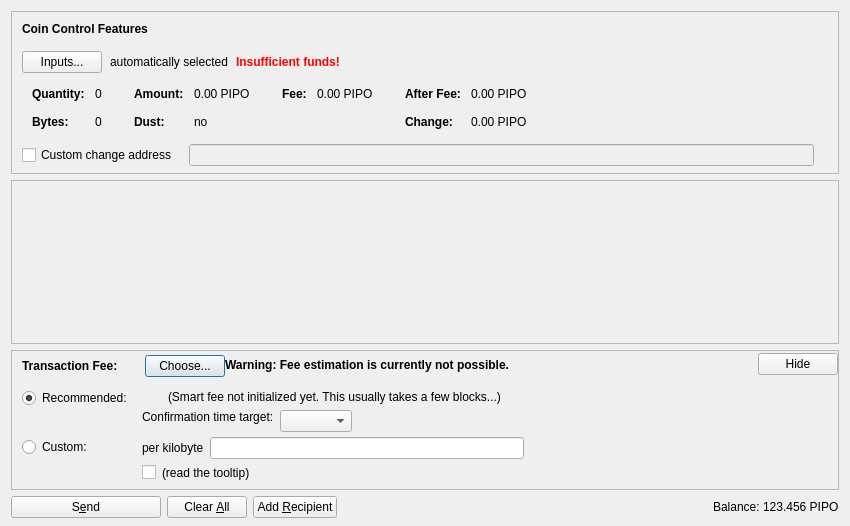
<?xml version="1.0" encoding="UTF-8"?>
<ui version="4.0">
 <class>SendCoinsDialog</class>
 <widget class="QDialog" name="SendCoinsDialog">
  <property name="geometry">
   <rect>
    <x>0</x>
    <y>0</y>
    <width>850</width>
    <height>526</height>
   </rect>
  </property>
  <property name="windowTitle">
   <string>Send Coins</string>
  </property>
  <layout class="QVBoxLayout" name="verticalLayout" stretch="0,1,0,0">
   <property name="bottomMargin">
    <number>8</number>
   </property>
   <item>
    <widget class="QFrame" name="frameCoinControl">
     <property name="sizePolicy">
      <sizepolicy hsizetype="Expanding" vsizetype="Expanding">
       <horstretch>0</horstretch>
       <verstretch>0</verstretch>
      </sizepolicy>
     </property>
     <property name="maximumSize">
      <size>
       <width>16777215</width>
       <height>16777215</height>
      </size>
     </property>
     <property name="frameShape">
      <enum>QFrame::StyledPanel</enum>
     </property>
     <property name="frameShadow">
      <enum>QFrame::Sunken</enum>
     </property>
     <layout class="QVBoxLayout" name="verticalLayoutCoinControl2">
      <property name="spacing">
       <number>0</number>
      </property>
      <property name="leftMargin">
       <number>0</number>
      </property>
      <property name="topMargin">
       <number>0</number>
      </property>
      <property name="rightMargin">
       <number>0</number>
      </property>
      <property name="bottomMargin">
       <number>6</number>
      </property>
      <item>
       <layout class="QVBoxLayout" name="verticalLayoutCoinControl" stretch="0,0,0,0,1">
        <property name="spacing">
         <number>0</number>
        </property>
        <property name="leftMargin">
         <number>10</number>
        </property>
        <property name="topMargin">
         <number>10</number>
        </property>
        <item>
         <layout class="QHBoxLayout" name="horizontalLayoutCoinControl1">
          <property name="bottomMargin">
           <number>15</number>
          </property>
          <item>
           <widget class="QLabel" name="labelCoinControlFeatures">
            <property name="sizePolicy">
             <sizepolicy hsizetype="Preferred" vsizetype="Maximum">
              <horstretch>0</horstretch>
              <verstretch>0</verstretch>
             </sizepolicy>
            </property>
            <property name="font">
             <font>
              <weight>75</weight>
              <bold>true</bold>
             </font>
            </property>
            <property name="styleSheet">
             <string notr="true">font-weight:bold;</string>
            </property>
            <property name="text">
             <string>Coin Control Features</string>
            </property>
           </widget>
          </item>
         </layout>
        </item>
        <item>
         <layout class="QHBoxLayout" name="horizontalLayoutCoinControl2" stretch="0,0,0,0">
          <property name="spacing">
           <number>8</number>
          </property>
          <property name="bottomMargin">
           <number>10</number>
          </property>
          <item>
           <widget class="QPushButton" name="pushButtonCoinControl">
            <property name="styleSheet">
             <string notr="true"/>
            </property>
            <property name="text">
             <string>Inputs...</string>
            </property>
            <property name="autoDefault">
             <bool>false</bool>
            </property>
           </widget>
          </item>
          <item>
           <widget class="QLabel" name="labelCoinControlAutomaticallySelected">
            <property name="text">
             <string>automatically selected</string>
            </property>
            <property name="margin">
             <number>5</number>
            </property>
           </widget>
          </item>
          <item>
           <widget class="QLabel" name="labelCoinControlInsuffFunds">
            <property name="font">
             <font>
              <weight>75</weight>
              <bold>true</bold>
             </font>
            </property>
            <property name="styleSheet">
             <string notr="true">color:red;font-weight:bold;</string>
            </property>
            <property name="text">
             <string>Insufficient funds!</string>
            </property>
            <property name="margin">
             <number>5</number>
            </property>
           </widget>
          </item>
          <item>
           <spacer name="horizontalSpacerCoinControl">
            <property name="orientation">
             <enum>Qt::Horizontal</enum>
            </property>
            <property name="sizeHint" stdset="0">
             <size>
              <width>40</width>
              <height>1</height>
             </size>
            </property>
           </spacer>
          </item>
         </layout>
        </item>
        <item>
         <widget class="QWidget" name="widgetCoinControl" native="true">
          <property name="sizePolicy">
           <sizepolicy hsizetype="Preferred" vsizetype="Preferred">
            <horstretch>0</horstretch>
            <verstretch>0</verstretch>
           </sizepolicy>
          </property>
          <property name="minimumSize">
           <size>
            <width>0</width>
            <height>0</height>
           </size>
          </property>
          <property name="styleSheet">
           <string notr="true"/>
          </property>
          <layout class="QHBoxLayout" name="horizontalLayoutCoinControl5">
           <property name="leftMargin">
            <number>0</number>
           </property>
           <property name="topMargin">
            <number>0</number>
           </property>
           <property name="rightMargin">
            <number>0</number>
           </property>
           <property name="bottomMargin">
            <number>0</number>
           </property>
           <item>
            <layout class="QHBoxLayout" name="horizontalLayoutCoinControl3" stretch="0,0,0,1">
             <property name="spacing">
              <number>20</number>
             </property>
             <property name="topMargin">
              <number>0</number>
             </property>
             <property name="bottomMargin">
              <number>10</number>
             </property>
             <item>
              <layout class="QFormLayout" name="formLayoutCoinControl1">
               <property name="horizontalSpacing">
                <number>10</number>
               </property>
               <property name="verticalSpacing">
                <number>14</number>
               </property>
               <property name="leftMargin">
                <number>10</number>
               </property>
               <property name="topMargin">
                <number>4</number>
               </property>
               <property name="rightMargin">
                <number>6</number>
               </property>
               <item row="0" column="0">
                <widget class="QLabel" name="labelCoinControlQuantityText">
                 <property name="font">
                  <font>
                   <weight>75</weight>
                   <bold>true</bold>
                  </font>
                 </property>
                 <property name="text">
                  <string>Quantity:</string>
                 </property>
                 <property name="margin">
                  <number>0</number>
                 </property>
                </widget>
               </item>
               <item row="0" column="1">
                <widget class="QLabel" name="labelCoinControlQuantity">
                 <property name="cursor">
                  <cursorShape>IBeamCursor</cursorShape>
                 </property>
                 <property name="contextMenuPolicy">
                  <enum>Qt::ActionsContextMenu</enum>
                 </property>
                 <property name="text">
                  <string notr="true">0</string>
                 </property>
                 <property name="margin">
                  <number>0</number>
                 </property>
                 <property name="textInteractionFlags">
                  <set>Qt::LinksAccessibleByMouse|Qt::TextSelectableByKeyboard|Qt::TextSelectableByMouse</set>
                 </property>
                </widget>
               </item>
               <item row="1" column="0">
                <widget class="QLabel" name="labelCoinControlBytesText">
                 <property name="font">
                  <font>
                   <weight>75</weight>
                   <bold>true</bold>
                  </font>
                 </property>
                 <property name="text">
                  <string>Bytes:</string>
                 </property>
                </widget>
               </item>
               <item row="1" column="1">
                <widget class="QLabel" name="labelCoinControlBytes">
                 <property name="cursor">
                  <cursorShape>IBeamCursor</cursorShape>
                 </property>
                 <property name="contextMenuPolicy">
                  <enum>Qt::ActionsContextMenu</enum>
                 </property>
                 <property name="text">
                  <string notr="true">0</string>
                 </property>
                 <property name="textInteractionFlags">
                  <set>Qt::LinksAccessibleByMouse|Qt::TextSelectableByKeyboard|Qt::TextSelectableByMouse</set>
                 </property>
                </widget>
               </item>
              </layout>
             </item>
             <item>
              <layout class="QFormLayout" name="formLayoutCoinControl2">
               <property name="horizontalSpacing">
                <number>10</number>
               </property>
               <property name="verticalSpacing">
                <number>14</number>
               </property>
               <property name="leftMargin">
                <number>6</number>
               </property>
               <property name="topMargin">
                <number>4</number>
               </property>
               <property name="rightMargin">
                <number>6</number>
               </property>
               <item row="0" column="0">
                <widget class="QLabel" name="labelCoinControlAmountText">
                 <property name="font">
                  <font>
                   <weight>75</weight>
                   <bold>true</bold>
                  </font>
                 </property>
                 <property name="text">
                  <string>Amount:</string>
                 </property>
                 <property name="margin">
                  <number>0</number>
                 </property>
                </widget>
               </item>
               <item row="0" column="1">
                <widget class="QLabel" name="labelCoinControlAmount">
                 <property name="cursor">
                  <cursorShape>IBeamCursor</cursorShape>
                 </property>
                 <property name="contextMenuPolicy">
                  <enum>Qt::ActionsContextMenu</enum>
                 </property>
                 <property name="text">
                  <string notr="true">0.00 PIPO</string>
                 </property>
                 <property name="textInteractionFlags">
                  <set>Qt::LinksAccessibleByMouse|Qt::TextSelectableByKeyboard|Qt::TextSelectableByMouse</set>
                 </property>
                </widget>
               </item>
               <item row="1" column="0">
                <widget class="QLabel" name="labelCoinControlLowOutputText">
                 <property name="font">
                  <font>
                   <weight>75</weight>
                   <bold>true</bold>
                  </font>
                 </property>
                 <property name="text">
                  <string>Dust:</string>
                 </property>
                </widget>
               </item>
               <item row="1" column="1">
                <widget class="QLabel" name="labelCoinControlLowOutput">
                 <property name="cursor">
                  <cursorShape>IBeamCursor</cursorShape>
                 </property>
                 <property name="contextMenuPolicy">
                  <enum>Qt::ActionsContextMenu</enum>
                 </property>
                 <property name="text">
                  <string notr="true">no</string>
                 </property>
                 <property name="textInteractionFlags">
                  <set>Qt::LinksAccessibleByMouse|Qt::TextSelectableByKeyboard|Qt::TextSelectableByMouse</set>
                 </property>
                </widget>
               </item>
              </layout>
             </item>
             <item>
              <layout class="QFormLayout" name="formLayoutCoinControl3">
               <property name="horizontalSpacing">
                <number>10</number>
               </property>
               <property name="verticalSpacing">
                <number>14</number>
               </property>
               <property name="leftMargin">
                <number>6</number>
               </property>
               <property name="topMargin">
                <number>4</number>
               </property>
               <property name="rightMargin">
                <number>6</number>
               </property>
               <item row="0" column="0">
                <widget class="QLabel" name="labelCoinControlFeeText">
                 <property name="font">
                  <font>
                   <weight>75</weight>
                   <bold>true</bold>
                  </font>
                 </property>
                 <property name="text">
                  <string>Fee:</string>
                 </property>
                 <property name="margin">
                  <number>0</number>
                 </property>
                </widget>
               </item>
               <item row="0" column="1">
                <widget class="QLabel" name="labelCoinControlFee">
                 <property name="cursor">
                  <cursorShape>IBeamCursor</cursorShape>
                 </property>
                 <property name="contextMenuPolicy">
                  <enum>Qt::ActionsContextMenu</enum>
                 </property>
                 <property name="text">
                  <string notr="true">0.00 PIPO</string>
                 </property>
                 <property name="textInteractionFlags">
                  <set>Qt::LinksAccessibleByMouse|Qt::TextSelectableByKeyboard|Qt::TextSelectableByMouse</set>
                 </property>
                </widget>
               </item>
              </layout>
             </item>
             <item>
              <layout class="QFormLayout" name="formLayoutCoinControl4">
               <property name="horizontalSpacing">
                <number>10</number>
               </property>
               <property name="verticalSpacing">
                <number>14</number>
               </property>
               <property name="leftMargin">
                <number>6</number>
               </property>
               <property name="topMargin">
                <number>4</number>
               </property>
               <property name="rightMargin">
                <number>6</number>
               </property>
               <item row="0" column="0">
                <widget class="QLabel" name="labelCoinControlAfterFeeText">
                 <property name="font">
                  <font>
                   <weight>75</weight>
                   <bold>true</bold>
                  </font>
                 </property>
                 <property name="text">
                  <string>After Fee:</string>
                 </property>
                 <property name="margin">
                  <number>0</number>
                 </property>
                </widget>
               </item>
               <item row="0" column="1">
                <widget class="QLabel" name="labelCoinControlAfterFee">
                 <property name="cursor">
                  <cursorShape>IBeamCursor</cursorShape>
                 </property>
                 <property name="contextMenuPolicy">
                  <enum>Qt::ActionsContextMenu</enum>
                 </property>
                 <property name="text">
                  <string notr="true">0.00 PIPO</string>
                 </property>
                 <property name="textInteractionFlags">
                  <set>Qt::LinksAccessibleByMouse|Qt::TextSelectableByKeyboard|Qt::TextSelectableByMouse</set>
                 </property>
                </widget>
               </item>
               <item row="1" column="0">
                <widget class="QLabel" name="labelCoinControlChangeText">
                 <property name="font">
                  <font>
                   <weight>75</weight>
                   <bold>true</bold>
                  </font>
                 </property>
                 <property name="text">
                  <string>Change:</string>
                 </property>
                </widget>
               </item>
               <item row="1" column="1">
                <widget class="QLabel" name="labelCoinControlChange">
                 <property name="cursor">
                  <cursorShape>IBeamCursor</cursorShape>
                 </property>
                 <property name="contextMenuPolicy">
                  <enum>Qt::ActionsContextMenu</enum>
                 </property>
                 <property name="text">
                  <string notr="true">0.00 PIPO</string>
                 </property>
                 <property name="textInteractionFlags">
                  <set>Qt::LinksAccessibleByMouse|Qt::TextSelectableByKeyboard|Qt::TextSelectableByMouse</set>
                 </property>
                </widget>
               </item>
              </layout>
             </item>
            </layout>
           </item>
          </layout>
         </widget>
        </item>
        <item>
         <layout class="QHBoxLayout" name="horizontalLayoutCoinControl4" stretch="0,0,0">
          <property name="spacing">
           <number>12</number>
          </property>
          <property name="sizeConstraint">
           <enum>QLayout::SetDefaultConstraint</enum>
          </property>
          <property name="topMargin">
           <number>5</number>
          </property>
          <property name="rightMargin">
           <number>5</number>
          </property>
          <item>
           <widget class="QCheckBox" name="checkBoxCoinControlChange">
            <property name="toolTip">
             <string>If this is activated, but the change address is empty or invalid, change will be sent to a newly generated address.</string>
            </property>
            <property name="text">
             <string>Custom change address</string>
            </property>
           </widget>
          </item>
          <item>
           <widget class="QValidatedLineEdit" name="lineEditCoinControlChange">
            <property name="enabled">
             <bool>false</bool>
            </property>
            <property name="sizePolicy">
             <sizepolicy hsizetype="Expanding" vsizetype="Fixed">
              <horstretch>0</horstretch>
              <verstretch>0</verstretch>
             </sizepolicy>
            </property>
           </widget>
          </item>
          <item>
           <widget class="QLabel" name="labelCoinControlChangeLabel">
            <property name="sizePolicy">
             <sizepolicy hsizetype="Preferred" vsizetype="Expanding">
              <horstretch>0</horstretch>
              <verstretch>0</verstretch>
             </sizepolicy>
            </property>
            <property name="minimumSize">
             <size>
              <width>0</width>
              <height>0</height>
             </size>
            </property>
            <property name="text">
             <string/>
            </property>
            <property name="margin">
             <number>3</number>
            </property>
           </widget>
          </item>
         </layout>
        </item>
        <item>
         <spacer name="verticalSpacerCoinControl">
          <property name="orientation">
           <enum>Qt::Vertical</enum>
          </property>
          <property name="sizeHint" stdset="0">
           <size>
            <width>800</width>
            <height>1</height>
           </size>
          </property>
         </spacer>
        </item>
       </layout>
      </item>
     </layout>
    </widget>
   </item>
   <item>
    <widget class="QScrollArea" name="scrollArea">
     <property name="widgetResizable">
      <bool>true</bool>
     </property>
     <widget class="QWidget" name="scrollAreaWidgetContents">
      <property name="geometry">
       <rect>
        <x>0</x>
        <y>0</y>
        <width>830</width>
        <height>104</height>
       </rect>
      </property>
      <layout class="QVBoxLayout" name="verticalLayout_2" stretch="0,1">
       <property name="leftMargin">
        <number>0</number>
       </property>
       <property name="topMargin">
        <number>0</number>
       </property>
       <property name="rightMargin">
        <number>0</number>
       </property>
       <property name="bottomMargin">
        <number>0</number>
       </property>
       <item>
        <layout class="QVBoxLayout" name="entries">
         <property name="spacing">
          <number>6</number>
         </property>
        </layout>
       </item>
       <item>
        <spacer name="verticalSpacer">
         <property name="orientation">
          <enum>Qt::Vertical</enum>
         </property>
         <property name="sizeHint" stdset="0">
          <size>
           <width>20</width>
           <height>40</height>
          </size>
         </property>
        </spacer>
       </item>
      </layout>
     </widget>
    </widget>
   </item>
   <item>
    <widget class="QFrame" name="frameFee">
     <property name="sizePolicy">
      <sizepolicy hsizetype="Expanding" vsizetype="Expanding">
       <horstretch>0</horstretch>
       <verstretch>0</verstretch>
      </sizepolicy>
     </property>
     <property name="maximumSize">
      <size>
       <width>16777215</width>
       <height>16777215</height>
      </size>
     </property>
     <property name="frameShape">
      <enum>QFrame::StyledPanel</enum>
     </property>
     <property name="frameShadow">
      <enum>QFrame::Sunken</enum>
     </property>
     <layout class="QVBoxLayout" name="verticalLayoutFee1">
      <property name="spacing">
       <number>0</number>
      </property>
      <property name="leftMargin">
       <number>0</number>
      </property>
      <property name="topMargin">
       <number>0</number>
      </property>
      <property name="rightMargin">
       <number>0</number>
      </property>
      <property name="bottomMargin">
       <number>0</number>
      </property>
      <item>
       <layout class="QVBoxLayout" name="verticalLayoutFee2" stretch="0,0,0">
        <property name="spacing">
         <number>0</number>
        </property>
        <property name="leftMargin">
         <number>10</number>
        </property>
        <property name="topMargin">
         <number>0</number>
        </property>
        <item>
         <layout class="QHBoxLayout" name="horizontalLayoutFee1">
          <property name="bottomMargin">
           <number>0</number>
          </property>
          <item>
           <layout class="QVBoxLayout" name="verticalLayoutFee7">
            <property name="spacing">
             <number>0</number>
            </property>
            <item>
             <spacer name="verticalSpacerSmartFee">
              <property name="orientation">
               <enum>Qt::Vertical</enum>
              </property>
              <property name="sizeType">
               <enum>QSizePolicy::Fixed</enum>
              </property>
              <property name="sizeHint" stdset="0">
               <size>
                <width>1</width>
                <height>4</height>
               </size>
              </property>
             </spacer>
            </item>
            <item>
             <layout class="QHBoxLayout" name="horizontalLayoutSmartFee">
              <property name="spacing">
               <number>10</number>
              </property>
              <item>
               <widget class="QLabel" name="labelFeeHeadline">
                <property name="sizePolicy">
                 <sizepolicy hsizetype="Preferred" vsizetype="Maximum">
                  <horstretch>0</horstretch>
                  <verstretch>0</verstretch>
                 </sizepolicy>
                </property>
                <property name="font">
                 <font>
                  <weight>75</weight>
                  <bold>true</bold>
                 </font>
                </property>
                <property name="styleSheet">
                 <string notr="true">font-weight:bold;</string>
                </property>
                <property name="text">
                 <string>Transaction Fee:</string>
                </property>
               </widget>
              </item>
              <item>
               <widget class="QLabel" name="labelFeeMinimized">
                <property name="text">
                 <string/>
                </property>
               </widget>
              </item>
              <item>
               <widget class="QPushButton" name="buttonChooseFee">
                <property name="text">
                 <string>Choose...</string>
                </property>
               </widget>
              </item>
             </layout>
            </item>
            <item>
             <spacer name="verticalSpacer_5">
              <property name="orientation">
               <enum>Qt::Vertical</enum>
              </property>
              <property name="sizeHint" stdset="0">
               <size>
                <width>1</width>
                <height>1</height>
               </size>
              </property>
             </spacer>
            </item>
           </layout>
          </item>
          <item>
           <widget class="QLabel" name="fallbackFeeWarningLabel">
            <property name="toolTip">
             <string>Using the fallbackfee can result in sending a transaction that will take several hours or days (or never) to confirm. Consider choosing your fee manually or wait until you have validated the complete chain.</string>
            </property>
            <property name="font">
            <font>
                <weight>75</weight>
                <bold>true</bold>
            </font>
            </property>
            <property name="text">
             <string>Warning: Fee estimation is currently not possible.</string>
            </property>
            <property name="wordWrap">
             <bool>false</bool>
            </property>
           </widget>
          </item>
          <item>
           <spacer name="horizontalSpacer_4">
            <property name="orientation">
             <enum>Qt::Horizontal</enum>
            </property>
            <property name="sizeType">
             <enum>QSizePolicy::MinimumExpanding</enum>
            </property>
            <property name="sizeHint" stdset="0">
             <size>
              <width>40</width>
              <height>20</height>
             </size>
            </property>
           </spacer>
          </item>
          <item>
           <widget class="QPushButton" name="buttonMinimizeFee">
            <property name="toolTip">
             <string>collapse fee-settings</string>
            </property>
            <property name="text">
             <string>Hide</string>
            </property>
           </widget>
          </item>
         </layout>
        </item>
        <item>
         <widget class="QFrame" name="frameFeeSelection">
          <layout class="QVBoxLayout" name="verticalLayoutFee12">
           <property name="spacing">
            <number>0</number>
           </property>
           <property name="leftMargin">
            <number>0</number>
           </property>
           <property name="topMargin">
            <number>0</number>
           </property>
           <property name="rightMargin">
            <number>0</number>
           </property>
           <property name="bottomMargin">
            <number>0</number>
           </property>
           <item>
            <layout class="QGridLayout" name="gridLayoutFee">
             <property name="topMargin">
              <number>10</number>
             </property>
             <property name="bottomMargin">
              <number>4</number>
             </property>
             <property name="horizontalSpacing">
              <number>10</number>
             </property>
             <property name="verticalSpacing">
              <number>4</number>
             </property>
             <item row="1" column="1">
              <layout class="QVBoxLayout" name="verticalLayoutFee8">
               <property name="spacing">
                <number>6</number>
               </property>
               <item>
                <layout class="QHBoxLayout" name="horizontalLayoutFee13">
                 <item>
                  <widget class="QLabel" name="labelCustomPerKilobyte">
                   <property name="toolTip">
                    <string>If the custom fee is set to 1000 satoshis and the transaction is only 250 bytes, then &quot;per kilobyte&quot; only pays 250 satoshis in fee, while &quot;total at least&quot; pays 1000 satoshis. For transactions bigger than a kilobyte both pay by kilobyte.</string>
                   </property>
                   <property name="text">
                    <string>per kilobyte</string>
                   </property>
                  </widget>
                 </item>
                 <item>
                  <widget class="BitcoinAmountField" name="customFee"/>
                 </item>
                 <item>
                  <spacer name="horizontalSpacer_6">
                   <property name="orientation">
                    <enum>Qt::Horizontal</enum>
                   </property>
                   <property name="sizeHint" stdset="0">
                    <size>
                     <width>1</width>
                     <height>1</height>
                    </size>
                   </property>
                  </spacer>
                 </item>
                </layout>
               </item>
               <item>
                <layout class="QHBoxLayout" name="horizontalLayoutFee8">
                 <item>
                  <widget class="QCheckBox" name="checkBoxMinimumFee">
                   <property name="toolTip">
                    <string>Paying only the minimum fee is just fine as long as there is less transaction volume than space in the blocks. But be aware that this can end up in a never confirming transaction once there is more demand for pipocoin transactions than the network can process.</string>
                   </property>
                   <property name="text">
                    <string/>
                   </property>
                  </widget>
                 </item>
                 <item>
                  <widget class="QLabel" name="labelMinFeeWarning">
                   <property name="enabled">
                    <bool>true</bool>
                   </property>
                   <property name="toolTip">
                    <string>Paying only the minimum fee is just fine as long as there is less transaction volume than space in the blocks. But be aware that this can end up in a never confirming transaction once there is more demand for pipocoin transactions than the network can process.</string>
                   </property>
                   <property name="text">
                    <string>(read the tooltip)</string>
                   </property>
                   <property name="margin">
                    <number>5</number>
                   </property>
                  </widget>
                 </item>
                 <item>
                  <spacer name="horizontalSpacer_2">
                   <property name="orientation">
                    <enum>Qt::Horizontal</enum>
                   </property>
                   <property name="sizeHint" stdset="0">
                    <size>
                     <width>1</width>
                     <height>1</height>
                    </size>
                   </property>
                  </spacer>
                 </item>
                </layout>
               </item>
              </layout>
             </item>
             <item row="0" column="0">
              <layout class="QVBoxLayout" name="verticalLayoutFee4" stretch="0,1">
               <item>
                <widget class="QRadioButton" name="radioSmartFee">
                 <property name="text">
                  <string>Recommended:</string>
                 </property>
                 <property name="checked">
                  <bool>true</bool>
                 </property>
                 <attribute name="buttonGroup">
                  <string notr="true">groupFee</string>
                 </attribute>
                </widget>
               </item>
               <item>
                <spacer name="verticalSpacer_2">
                 <property name="orientation">
                  <enum>Qt::Vertical</enum>
                 </property>
                 <property name="sizeHint" stdset="0">
                  <size>
                   <width>1</width>
                   <height>1</height>
                  </size>
                 </property>
                </spacer>
               </item>
              </layout>
             </item>
             <item row="1" column="0">
              <layout class="QVBoxLayout" name="verticalLayoutFee9" stretch="0,1">
               <item>
                <widget class="QRadioButton" name="radioCustomFee">
                 <property name="text">
                  <string>Custom:</string>
                 </property>
                 <attribute name="buttonGroup">
                  <string notr="true">groupFee</string>
                 </attribute>
                </widget>
               </item>
               <item>
                <spacer name="verticalSpacer_6">
                 <property name="orientation">
                  <enum>Qt::Vertical</enum>
                 </property>
                 <property name="sizeHint" stdset="0">
                  <size>
                   <width>1</width>
                   <height>1</height>
                  </size>
                 </property>
                </spacer>
               </item>
              </layout>
             </item>
             <item row="0" column="1">
              <layout class="QVBoxLayout" name="verticalLayoutFee3" stretch="0,0,1">
               <property name="spacing">
                <number>6</number>
               </property>
               <property name="topMargin">
                <number>2</number>
               </property>
               <item>
                <layout class="QHBoxLayout" name="horizontalLayoutFee12">
                 <item>
                  <widget class="QLabel" name="labelSmartFee">
                   <property name="text">
                    <string/>
                   </property>
                   <property name="margin">
                    <number>2</number>
                   </property>
                  </widget>
                 </item>
                 <item>
                  <widget class="QLabel" name="labelFeeEstimation">
                   <property name="text">
                    <string/>
                   </property>
                  </widget>
                 </item>
                 <item>
                  <widget class="QLabel" name="labelSmartFee2">
                   <property name="text">
                    <string>(Smart fee not initialized yet. This usually takes a few blocks...)</string>
                   </property>
                   <property name="margin">
                    <number>2</number>
                   </property>
                  </widget>
                 </item>
                 <item>
                  <spacer name="horizontalSpacer_5">
                   <property name="orientation">
                    <enum>Qt::Horizontal</enum>
                   </property>
                   <property name="sizeHint" stdset="0">
                    <size>
                     <width>1</width>
                     <height>1</height>
                    </size>
                   </property>
                  </spacer>
                 </item>
                </layout>
               </item>
               <item>
                <layout class="QHBoxLayout" name="horizontalLayoutFee9">
                 <item>
                  <layout class="QVBoxLayout" name="verticalLayoutFee6">
                   <item>
                    <widget class="QLabel" name="labelSmartFee3">
                     <property name="text">
                      <string>Confirmation time target:</string>
                     </property>
                     <property name="margin">
                      <number>2</number>
                     </property>
                    </widget>
                   </item>
                   <item>
                    <spacer name="verticalSpacer_3">
                     <property name="orientation">
                      <enum>Qt::Vertical</enum>
                     </property>
                     <property name="sizeHint" stdset="0">
                      <size>
                       <width>1</width>
                       <height>1</height>
                      </size>
                     </property>
                    </spacer>
                   </item>
                  </layout>
                 </item>
                 <item>
                  <layout class="QVBoxLayout" name="verticalLayoutFee5">
                   <property name="rightMargin">
                    <number>30</number>
                   </property>
                   <item>
                    <layout class="QHBoxLayout" name="horizontalLayoutConfTarget">
                     <property name="bottomMargin">
                      <number>0</number>
                     </property>
                     <item>
                      <widget class="QComboBox" name="confTargetSelector"/>
                     </item>
                     <item>
                      <spacer name="horizontalSpacerConfTarget">
                       <property name="orientation">
                        <enum>Qt::Horizontal</enum>
                       </property>
                       <property name="sizeHint" stdset="0">
                        <size>
                         <width>40</width>
                         <height>20</height>
                        </size>
                       </property>
                      </spacer>
                     </item>
                    </layout>
                   </item>
                  </layout>
                 </item>
                </layout>
               </item>
               <item>
                <spacer name="verticalSpacer_4">
                 <property name="orientation">
                  <enum>Qt::Vertical</enum>
                 </property>
                 <property name="sizeHint" stdset="0">
                  <size>
                   <width>1</width>
                   <height>1</height>
                  </size>
                 </property>
                </spacer>
               </item>
              </layout>
             </item>
            </layout>
           </item>
          </layout>
         </widget>
        </item>
        <item>
         <spacer name="verticalSpacerFee">
          <property name="orientation">
           <enum>Qt::Vertical</enum>
          </property>
          <property name="sizeHint" stdset="0">
           <size>
            <width>40</width>
            <height>5</height>
           </size>
          </property>
         </spacer>
        </item>
       </layout>
      </item>
     </layout>
    </widget>
   </item>
   <item>
    <layout class="QHBoxLayout" name="horizontalLayout">
     <item>
      <widget class="QPushButton" name="sendButton">
       <property name="minimumSize">
        <size>
         <width>150</width>
         <height>0</height>
        </size>
       </property>
       <property name="toolTip">
        <string>Confirm the send action</string>
       </property>
       <property name="text">
        <string>S&amp;end</string>
       </property>
       <property name="icon">
        <iconset resource="../bitcoin.qrc">
         <normaloff>:/icons/send</normaloff>:/icons/send</iconset>
       </property>
       <property name="autoDefault">
        <bool>false</bool>
       </property>
       <property name="default">
        <bool>false</bool>
       </property>
      </widget>
     </item>
     <item>
      <widget class="QPushButton" name="clearButton">
       <property name="sizePolicy">
        <sizepolicy hsizetype="Minimum" vsizetype="Fixed">
         <horstretch>0</horstretch>
         <verstretch>0</verstretch>
        </sizepolicy>
       </property>
       <property name="toolTip">
        <string>Clear all fields of the form.</string>
       </property>
       <property name="text">
        <string>Clear &amp;All</string>
       </property>
       <property name="icon">
        <iconset resource="../bitcoin.qrc">
         <normaloff>:/icons/remove</normaloff>:/icons/remove</iconset>
       </property>
       <property name="autoDefault">
        <bool>false</bool>
       </property>
      </widget>
     </item>
     <item>
      <widget class="QPushButton" name="addButton">
       <property name="toolTip">
        <string>Send to multiple recipients at once</string>
       </property>
       <property name="text">
        <string>Add &amp;Recipient</string>
       </property>
       <property name="icon">
        <iconset resource="../bitcoin.qrc">
         <normaloff>:/icons/add</normaloff>:/icons/add</iconset>
       </property>
       <property name="autoDefault">
        <bool>false</bool>
       </property>
      </widget>
     </item>
     <item>
      <spacer name="horizontalSpacer">
       <property name="orientation">
        <enum>Qt::Horizontal</enum>
       </property>
       <property name="sizeHint" stdset="0">
        <size>
         <width>40</width>
         <height>20</height>
        </size>
       </property>
      </spacer>
     </item>
     <item>
      <layout class="QHBoxLayout" name="horizontalLayout_2">
       <property name="spacing">
        <number>3</number>
       </property>
       <item>
        <widget class="QLabel" name="label">
         <property name="sizePolicy">
          <sizepolicy hsizetype="Preferred" vsizetype="Fixed">
           <horstretch>0</horstretch>
           <verstretch>0</verstretch>
          </sizepolicy>
         </property>
         <property name="text">
          <string>Balance:</string>
         </property>
        </widget>
       </item>
       <item>
        <widget class="QLabel" name="labelBalance">
         <property name="sizePolicy">
          <sizepolicy hsizetype="Preferred" vsizetype="Fixed">
           <horstretch>0</horstretch>
           <verstretch>0</verstretch>
          </sizepolicy>
         </property>
         <property name="cursor">
          <cursorShape>IBeamCursor</cursorShape>
         </property>
         <property name="text">
          <string notr="true">123.456 PIPO</string>
         </property>
         <property name="textInteractionFlags">
          <set>Qt::LinksAccessibleByMouse|Qt::TextSelectableByKeyboard|Qt::TextSelectableByMouse</set>
         </property>
        </widget>
       </item>
      </layout>
     </item>
    </layout>
   </item>
  </layout>
 </widget>
 <customwidgets>
  <customwidget>
   <class>QValidatedLineEdit</class>
   <extends>QLineEdit</extends>
   <header>qt/qvalidatedlineedit.h</header>
  </customwidget>
  <customwidget>
   <class>BitcoinAmountField</class>
   <extends>QLineEdit</extends>
   <header>qt/bitcoinamountfield.h</header>
   <container>1</container>
  </customwidget>
 </customwidgets>
 <resources>
  <include location="../bitcoin.qrc"/>
 </resources>
 <connections/>
 <buttongroups>
  <buttongroup name="groupFee"/>
 </buttongroups>
</ui>
